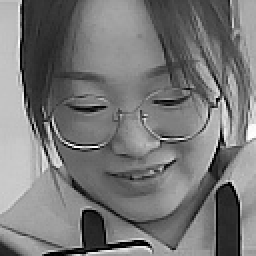
#> input picture faceID/face/a/140.jpg, 128 x 128 px, found by its file name (shown 2 times larger); its folder holds only this picture in this run
$ python train.py
#> lines starting #> are read from the running program, lines starting #| are printed output that depends on the picture
import sys
import numpy as np
import os
import cv2
images = []     #数据集
labels = []     #标注集
IMAGE_SIZE = 64
def resize_image(image,height = IMAGE_SIZE,width = IMAGE_SIZE):
    top,bottom,left,right = 0,0,0,0
    #获取图像大小
    h,w,_ = image.shape
    #对于长宽不一的，取最大值
    longest_edge = max(h,w)
    #计算较短的边需要加多少像素
    if h < longest_edge:
        dh = longest_edge - h
        top = dh // 2
        bottom = dh - top
    elif w < longest_edge:
        dw = longest_edge - w
        left = dw // 2
        right = dw - left
    else:
        pass
    #定义填充颜色
    BLACK = [0,0,0]

    #给图像增加边界，使图片长、宽等长，cv2.BORDER_CONSTANT指定边界颜色由value指定
    constant_image = cv2.copyMakeBorder(image,top,bottom,left,right,cv2.BORDER_CONSTANT,value=BLACK)

    return cv2.resize(constant_image,(height,width))

def read_path(path_name):
    for dir_item in os.listdir(path_name):
        full_path = path_name + '\\' + dir_item
        if os.path.isdir(full_path):
            read_path(full_path)
        else:
            #判断是人脸照片
            if dir_item.endswith('.jpg'):
                image = cv2.imread(full_path)
                image = resize_image(image)

                images.append(image)
                labels.append(path_name)

    return images,labels

#为每一类数据赋予唯一的标签值
def label_id(label,users,user_num):
    for i in range(user_num):
        if label.endswith(users[i]):
            return i

#从指定位置读数据
def load_dataset(path_name):
    users = os.listdir(path_name)
    user_num = len(users)

    images,labels = read_path(path_name)
    images_np = np.array(images)
    #每个图片夹都赋予一个固定唯一的标签
    labels_np = np.array([label_id(label,users,user_num) for label in labels])

    return images_np,labels_np

def load(name):
    if len(sys.argv) != 1:
        print("Usage:%s path_name\r\n" % (sys.argv[0]))
    else:
        images,labels = load_dataset(name)
#> call 2 of read_path, with path_name = './face\\a'
#> in read_path, image is the input picture: shape (128, 128, 3); min 0, max 254, mean 119.8
#> in resize_image, `return cv2.resize(constant_image,(height,width))`:
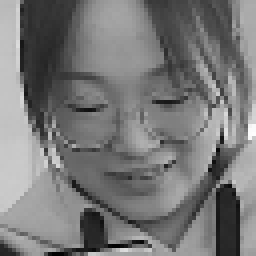
#> returned value: shape (64, 64, 3) (shown 4 times larger); min 2, max 253, mean 120
#> in load_dataset, `images,labels = read_path(path_name)`: images = 2 items; labels = ['./face\\a', './face\\m']
#> in load_dataset, `labels_np = np.array([label_id(label,users,user_num) for label in labe..`: labels_np = [0, 1]
#> labels = [0, 1]
        return images,labels
if __name__ is "__main__":
    path="./face"
    image,label=load(path)
#> label = [0, 1]
    print(image)
#> (printed output is left out)
    print(label)
#| [0 1]
